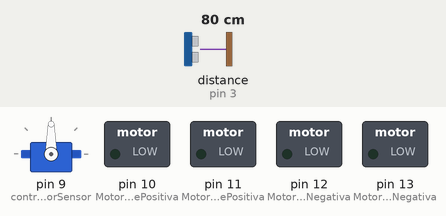
This sketch was run on a simulated Arduino Uno, built with avr-gcc and run on an emulated ATmega328P. Parts: servo, switched loads named in the sketch (green lamp = pin HIGH). Wiring (inferred from the names in the program): ultrasonic range finder: trigger pin 5; echo pin 3. The test bench sets the inputs (shaded band); at power-on: distance to the obstacle (sensor on pin 3) 80 cm. The echo pulse lasts 58.3 µs per cm; pins used as bus, display or sensor lines are not drawn; what the sketch prints to the serial monitor is not drawn.

Above: at 0.1 s.
At 3.1 s:
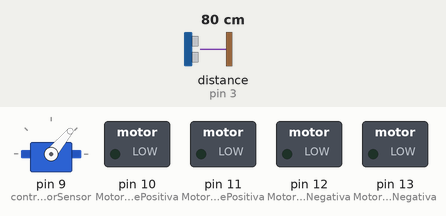
At 7.1 s:
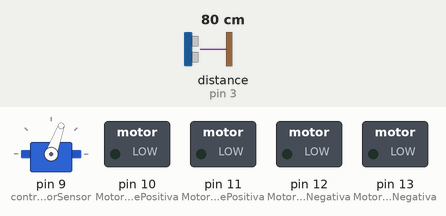
At 19.1 s:
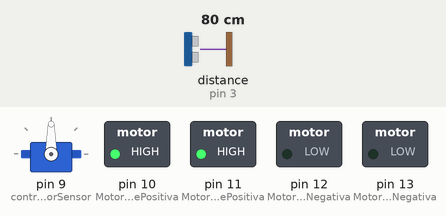
At 20.1 s:
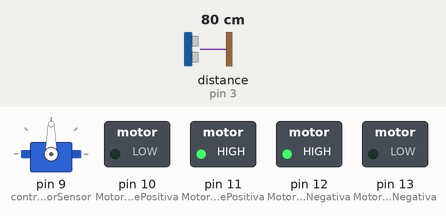
At 38.1 s:
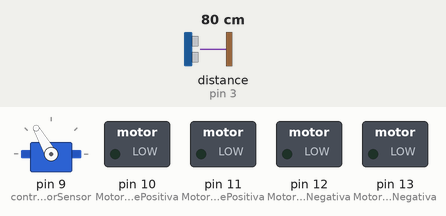
Timing chart, 0 to 39.6 s (numbered marks = the images above):
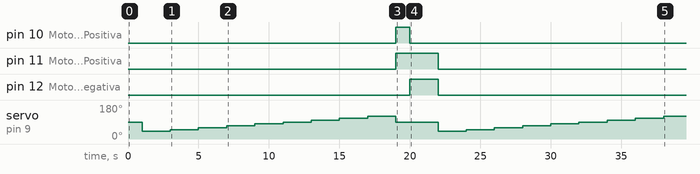

Measured:
- by itself, pin 10 (MotorUmPolaridadePositiva): LOW → HIGH at 19.0 s, → LOW 1.0 s later
- by itself, pin 11 (MotorDoisPolaridadePositiva): LOW → HIGH at 19.0 s, → LOW 3.0 s later
- by itself, pin 12 (MotorUmPolaridadeNegativa): LOW → HIGH at 20.0 s, → LOW 2.0 s later
- by itself, servo on pin 9 (controladorSensor): 90° → 40° at 1.0 s, → 50° 2.0 s later, → 60° 2.0 s later, → 70° 2.0 s later, … (19 changes in this stretch)

The sketch:

RoboAutonomoWithHBRidgL293B.ino
```cpp
#include <Servo.h>

int MotorUmPolaridadePositiva = 10;
int MotorUmPolaridadeNegativa = 12;
int MotorDoisPolaridadePositiva = 11;
int MotorDoisPolaridadeNegativa = 13;

int pos=0;
int URPWM=3;
int URTRIG=5;
unsigned int distancia =0;
unsigned int distanciaMedida =0;
uint8_t EnPwmCmd[4]={0x44,0x22,0xbb,0x01};
int tempo = 1000;
Servo controladorSensor;


void setup(){

  controladorSensor.attach(9);

  pinMode(MotorUmPolaridadePositiva,OUTPUT);
  pinMode(MotorUmPolaridadeNegativa,OUTPUT);
  pinMode(MotorDoisPolaridadePositiva,OUTPUT);
  pinMode(MotorDoisPolaridadeNegativa,OUTPUT);

  digitalWrite(MotorUmPolaridadePositiva, LOW);
  digitalWrite(MotorUmPolaridadeNegativa, LOW);
  digitalWrite(MotorDoisPolaridadePositiva, LOW);
  digitalWrite(MotorDoisPolaridadeNegativa, LOW);

  Serial.begin(9600);
}

void loop(){
  ModoPWMSetup();

  if(ModoPWM()  < 20){
    paraMovimento();
    int opcao = melhorCaminho();
    if(opcao > 0){
      AtivaRe();
      rotacionarDireita();
    }
    if(opcao < 0){
      AtivaRe();
      rotacionarEsquerda();
    }
  }else{
    AtivaFrente();
  }

}

//Realiza a leitura da distância dos objetos detectados
int ModoPWM(){
    digitalWrite(URTRIG, LOW);
    digitalWrite(URTRIG, HIGH);

    distanciaMedida=pulseIn(URPWM,LOW);

    if(distanciaMedida==50000){
      Serial.print("Invalid");
   }
    else{
      distancia=distanciaMedida/50;
   }
  Serial.print("Distance=");
  Serial.print(distancia);

  Serial.println("cm");

  return distancia;
}

//Inicia leitura e faz calibragem do sensor para leitura

void ModoPWMSetup(){
  pinMode(URTRIG,OUTPUT);
  digitalWrite(URTRIG,HIGH);

  pinMode(URPWM, INPUT);

  for(int i=0;i<4;i++){
      Serial.write(EnPwmCmd[i]);
   }
}

int melhorCaminho(){

  int escolha = 0;
  int aux = 0;
  int aux2 = 0;

 for(int i = 40; i <= 120; i = i + 10){

   controladorSensor.write(i);
   delay(1000);

    if(i == 40){
      aux = ModoPWM();
    }else{
      aux2 = ModoPWM();
    }
  }

  Serial.print(aux);
    Serial.print("   ");
      Serial.println(aux2);
  escolha = aux - aux2;

  controladorSensor.write(90);

  if(escolha == 0){
    return -1;
  }else{
    return escolha;
  }
}

void AtivaFrente(){
  digitalWrite(MotorUmPolaridadePositiva, LOW);
  digitalWrite(MotorDoisPolaridadePositiva, LOW);
  digitalWrite(MotorUmPolaridadeNegativa, HIGH);
  digitalWrite(MotorDoisPolaridadeNegativa, HIGH);
  delay(tempo);
}

void AtivaRe(){
  digitalWrite(MotorUmPolaridadeNegativa, LOW);
  digitalWrite(MotorDoisPolaridadeNegativa, LOW);
  digitalWrite(MotorUmPolaridadePositiva, HIGH);
  digitalWrite(MotorDoisPolaridadePositiva, HIGH);
  delay(tempo);
}

void rotacionarDireita(){
  digitalWrite(MotorUmPolaridadeNegativa, LOW);
  digitalWrite(MotorDoisPolaridadeNegativa, HIGH);
  digitalWrite(MotorUmPolaridadePositiva, HIGH);
  digitalWrite(MotorDoisPolaridadePositiva, LOW);
  delay(tempo);
}

void rotacionarEsquerda(){
  digitalWrite(MotorUmPolaridadeNegativa, HIGH);
  digitalWrite(MotorDoisPolaridadeNegativa, LOW);
  digitalWrite(MotorUmPolaridadePositiva, LOW);
  digitalWrite(MotorDoisPolaridadePositiva, HIGH);
  delay(tempo);
}

void paraMovimento(){
  digitalWrite(MotorUmPolaridadeNegativa, LOW);
  digitalWrite(MotorDoisPolaridadeNegativa, LOW);
  digitalWrite(MotorUmPolaridadePositiva, LOW);
  digitalWrite(MotorDoisPolaridadePositiva, LOW);
}
```
